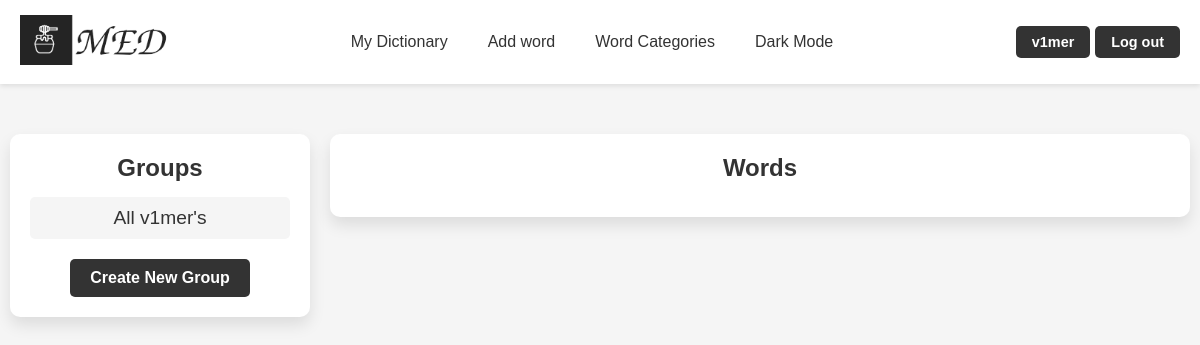
/groups/ (signed in), run on an earlier commit of the app's database.
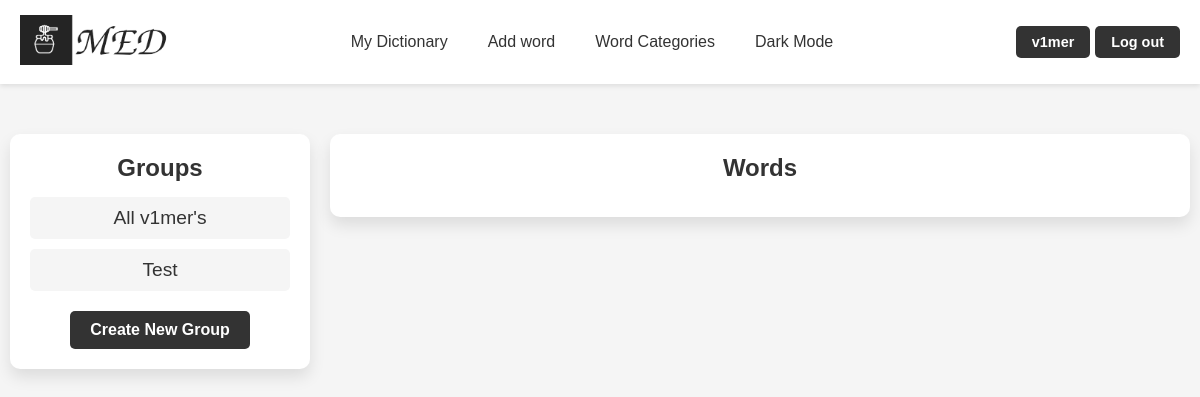
And on a later commit of the database.
### med/models.py (models this page shows, shortened)
class WordGroup(models.Model):
    name = models.CharField(max_length=100)
    words = models.ManyToManyField(Word, blank=True)
    user = models.ForeignKey(User, on_delete=models.CASCADE)
    is_main = models.BooleanField(verbose_name='main', default=False)
    class Meta:
        ordering = ['name']
        indexes = [
            models.Index(fields=['name'])
        ]

### med/views.py (the view)
# urls.py: path('groups/', views.GroupListView.as_view(), name='groups'),
class GroupListView(ListView):
    model = WordGroup
    template_name = 'med/groups.html'
    context_object_name = 'groups'
    def get_context_data(self, **kwargs):
        context = super().get_context_data(**kwargs)
        context['title'] = "Groups"
        context['title1'] = "Words"
        context['is_group'] = False
        return context
    def get_queryset(self):
        return WordGroup.objects.filter(user=self.request.user)

### med/templates/med/groups.html (shortened to what this page needs)
{% extends "base.html" %}
{% block content %}
<div class="group-container">
    <div class="group-list">
        <h2>{{ title }}</h2>
        <div class="group-blocks">
            {% for group in groups %}
            {% if group.id == group_id %}
                <div class="group-block group-block-selected">
                    <p>{{ group.name }}</p>
                </div>
            {% else %}
                <a href="{% url 'group_words' group.id %}">
                    <div class="group-block">
                        <p>{{ group.name }}</p>
                    </div>
                </a>
            {% endif %}
            {% endfor %}
        </div>
        <a href="{% url 'create_group' %}" class="buttons">Create New Group</a>
    </div>
    <div class="word-list-container">
        <h2>{{ title1 }}</h2>
    </div>
</div>
{% endblock %}

What changed in the data, as far as the page shows it:
added WordGroup: name "Test"
